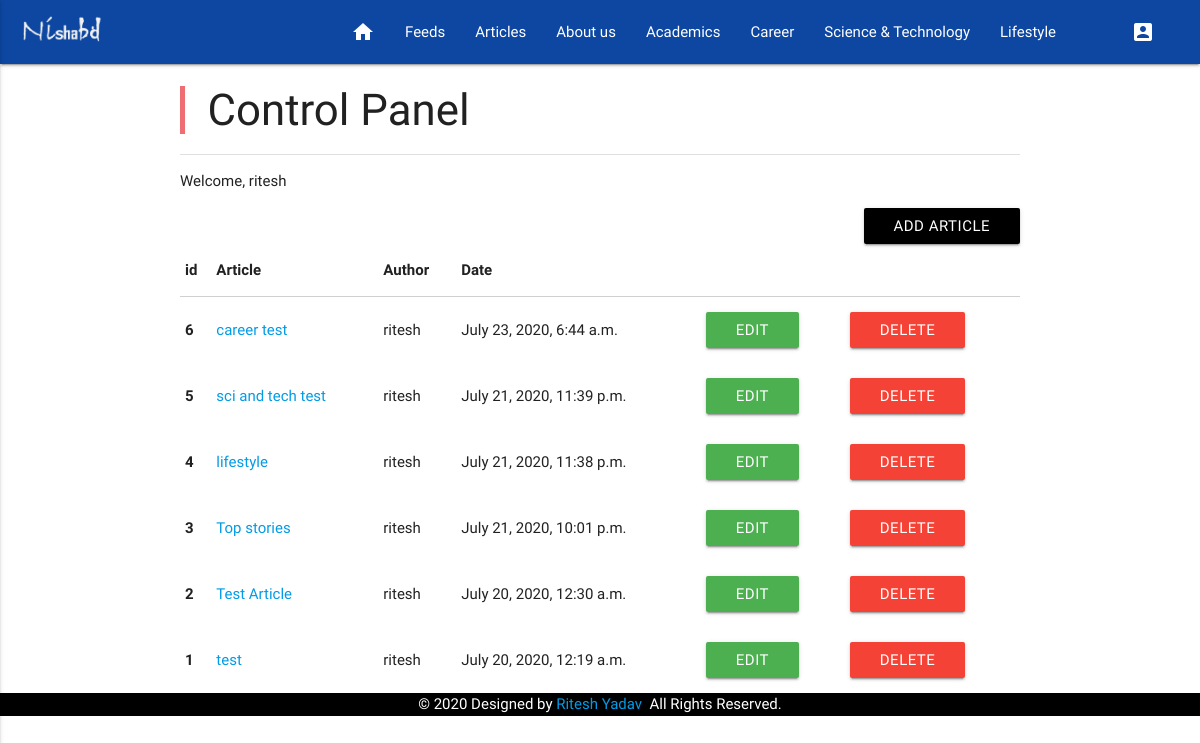
The app's page /article/dashboard/ (signed in), older data.
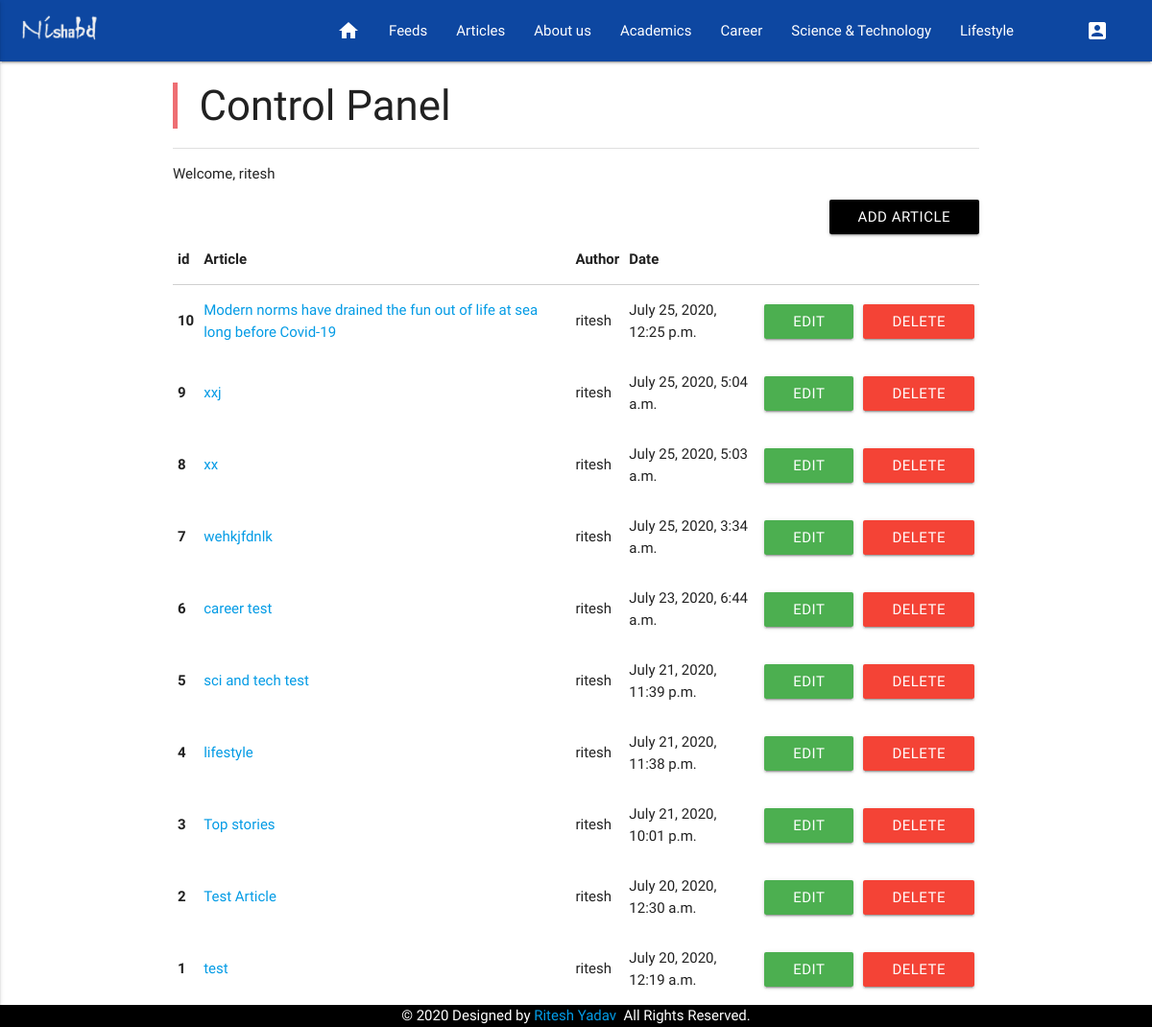
The same page, newer data.
### article/models.py (models this page shows, shortened)
class Article(models.Model):
    category = models.CharField(max_length= 30, choices = CATEGORY, default= 0)
    author = models.ForeignKey("auth.User",on_delete = models.CASCADE,verbose_name = "Author ")
    title = models.CharField(max_length = 200,verbose_name = "Title")
    content = RichTextField()
    created_date = models.DateTimeField(auto_now_add=True,verbose_name="Created Date")
    article_image = models.FileField(blank = True,null = True,verbose_name="Image")
    article_image2 = models.FileField(blank=True, null= True, verbose_name = "Image 2")
    slug = models.SlugField(unique=True, max_length=100, null=True)
    class Meta:
        ordering = ['-created_date']

### article/views.py (the view)
# urls.py: path('dashboard/',views.dashboard,name = "dashboard"),
@login_required(login_url = "user:login")
def dashboard(request):
    articles = Article.objects.filter(author = request.user)
    context = {
        "articles":articles
    }
    return render(request,"dashboard.html",context)

### templates/dashboard.html (shortened to what this page needs)
{% extends "layout.html" %}
{% load static %}
{% block body %}
<div class="container">
<blockquote><h3>Control Panel</h3></blockquote>
<div class="divider"></div>
<p>
    Welcome, {{request.user.username}}
</p>
<a class = "btn btn-danger black right" href = "{% url 'article:addarticle' %}">Add Article </a>
{% if articles %}
<table class="table">
        <thead>
          <tr>
            <th scope="col">id</th>
            <th scope="col">Article</th>
            <th scope="col">Author</th>
            <th scope="col">Date</th>
            <th scope="col"></th>
            <th scope="col"></th>
          </tr>
        </thead>
        <tbody>
          {% for article in articles %}
          <tr>
            <th scope="row">{{article.id}}</th>
            <td><a href="{% url 'article:detail' article.slug %}">{{article.title}}</a></td>
            <td>{{article.author.username}}</td>
            <td>{{article.created_date}}</td>
            <td><a href="{% url 'article:update' article.slug %}" class = "btn btn-warning green">edit</a></td>
            <td><a href="{% url 'article:delete' article.slug %}" class = "btn btn-safe red">Delete</a> </td>
          </tr>
          {% endfor %}
        </tbody>
      </table>
{% else %}
<div class="divider"></div>
<div class = "alert alert-danger">
    No Articles found...
</div>
{% endif %}
{% endblock body %}

### templates/layout.html (shortened to what this page needs)
<!DOCTYPE html>
{% load static %}
<html lang="en">
    <head>
         <link type="text/css" rel="stylesheet" href="{% static 'css/materialize.min.css' %}" media="screen,projection" />
    </head>
    <body>
{% include "includes/nav_bar.html" %}
<div style = "margin-top : 20px;">
                {% block body %}
                {% endblock body %}
            </div>
        </div>
        {% block footer %}
        <footer class="black darken-4 center white-text" style="position: fixed;">
            <span> &copy; 2020 Designed by <a  title="Er. Ritesh Yadav">Ritesh Yadav</a>&nbsp;&nbsp;All Rights Reserved.</span>
        </footer>
        <a href="#" class="back-to-top">Back to Top</a>
        {% endblock %}
     </body>
</html>

### templates/includes/nav_bar.html (shortened to what this page needs)
{%load static%}
<nav class="blue darken-4">
  <div class="" >
      <div class="nav-wrapper ">
        <a  href="{% url 'news:articles-list' %}" class="brand-logo"><img src="{% static 'img/white_logo.png' %}" class="responsive-img" height="80" width="120" alt="Nishabd"></a>
          <ul class="right hide-on-med-and-down" >
            <li class=""><a href="{% url 'news:articles-list' %}"> <i class="material-icons">home</i></a></li>
            <li ><a class=""  href="{% url 'news:feeds-list' %}">Feeds</a></li>
            <li class=" "><a  href="{% url 'article:articles'  %}">Articles</a></li>
            <li class=""><a  href="{% url 'article:about'  %}">About us</a></li>
            <li class=""><a  href="{% url 'article:Academics' %}">Academics</a></li>
            <li class=""><a  href="{% url 'article:Career' %}">Career</a></li>
            <li class=""><a  href="{% url 'article:Sciandtech' %}">Science & Technology</a></li>
            <li class=""><a  href="{% url 'article:Lifestyle' %}">Lifestyle</a></li>
              <li>
                  <a class="dropdown-button transparent z-depth-0 btn white-text" data-activates="my-dropdown" href="#!">
                    <i class="material-icons right">account_box</i>
                  </a>
              </li>
          </ul>
      </div>
  </div>
</nav>

### templates/layout.html (style rules this page uses)
footer { text-align:center; color:white; width :100%; margin-bottom : 0px; padding:px; }
td { border:2px sloid grey }

Row changes from the older to the newer data that the page shows:
added Article: id "10", title "Modern norms have drained the fun out of life at sea long before Covid-19", author.username "ritesh", created_date "July 25, 2020, 12:25 p.m."
added Article: id "9", title "xxj", author.username "ritesh", created_date "July 25, 2020, 5:04 a.m."
added Article: id "8", title "xx", author.username "ritesh", created_date "July 25, 2020, 5:03 a.m."
added Article: id "7", title "wehkjfdnlk", author.username "ritesh", created_date "July 25, 2020, 3:34 a.m."
